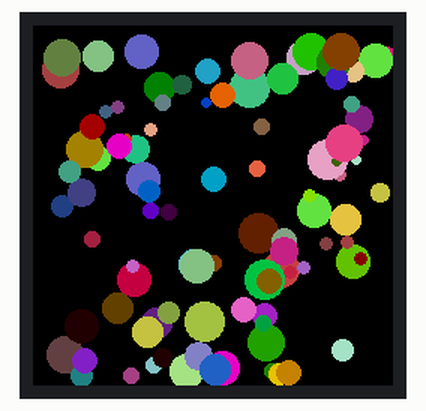
Recording of a program running on a simulated Raspberry Pi Pico running MicroPython. Shown: 240×240 colour display. Random numbers come from a fixed seed.

Above: at 0.09 s.
At 2.82 s:
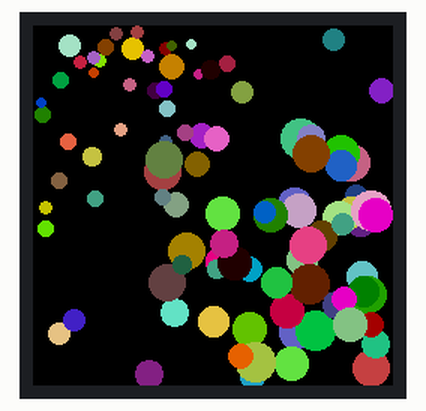
At 5.55 s:
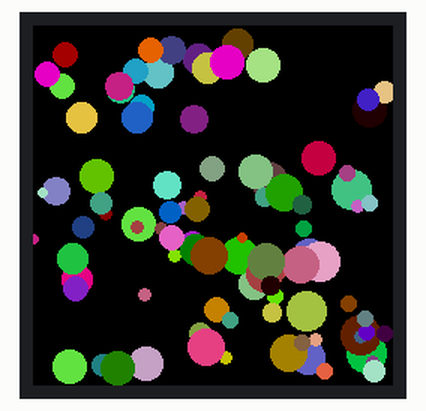
At 11.02 s:
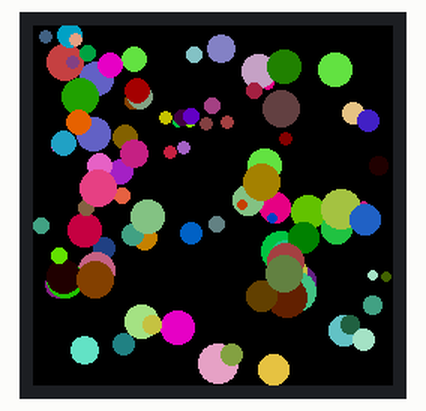
At 16.49 s:
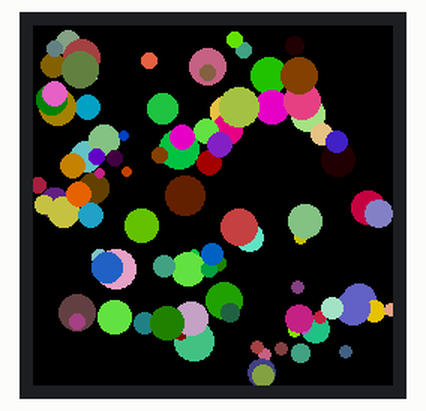
At 21.96 s:
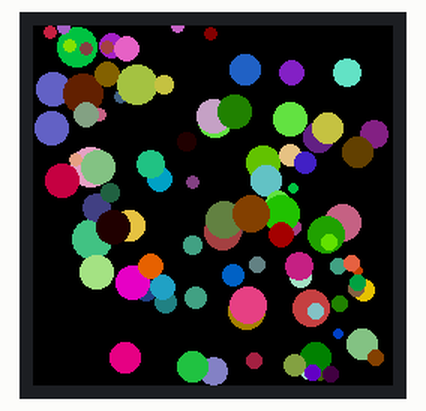

The program:

picographics-display-test.py
```python
import time
import random
from pimoroni_bus import SPIBus
from picographics import PicoGraphics, DISPLAY_LCD_240X240, PEN_RGB332
import lcd

lcd.LCD() #reset pin = 20
spibus = SPIBus(cs=17, dc=16, sck=18, mosi=19, bl=4)

display = PicoGraphics(display=DISPLAY_LCD_240X240, bus=spibus, pen_type=PEN_RGB332,rotate=0)
display.set_backlight(0.75)

WIDTH, HEIGHT = display.get_bounds()

# We're creating 100 balls with their own individual colour and 1 BG colour
# for a total of 101 colours, which will all fit in the custom 256 entry palette!


class Ball:
    def __init__(self, x, y, r, dx, dy, pen):
        self.x = x
        self.y = y
        self.r = r
        self.dx = dx
        self.dy = dy
        self.pen = pen


# initialise shapes
balls = []
for i in range(0, 100):
    r = random.randint(0, 10) + 3
    balls.append(
        Ball(
            random.randint(r, r + (WIDTH - 2 * r)),
            random.randint(r, r + (HEIGHT - 2 * r)),
            r,
            (14 - r) / 2,
            (14 - r) / 2,
            display.create_pen(random.randint(0, 255), random.randint(0, 255), random.randint(0, 255)),
        )
    )

BG = display.create_pen(0, 0, 0)

while True:
    display.set_pen(BG)
    display.clear()

    for ball in balls:
        ball.x += ball.dx
        ball.y += ball.dy

        xmax = WIDTH - ball.r
        xmin = ball.r
        ymax = HEIGHT - ball.r
        ymin = ball.r

        if ball.x < xmin or ball.x > xmax:
            ball.dx *= -1

        if ball.y < ymin or ball.y > ymax:
            ball.dy *= -1

        display.set_pen(ball.pen)
        display.circle(int(ball.x), int(ball.y), int(ball.r))

    display.update()
    time.sleep(0.01)
```

lcd.py
```python
from machine import Pin

CS = 17 #used
DC = 16 #used
SCK = 18
MOSI = 19
RST = 20 #used

class LCD():
    def __init__(self):
        self.cs = Pin(CS,Pin.OUT)
        self.rst = Pin(RST,Pin.OUT)
        self.cs(1)
        self.dc = Pin(DC,Pin.OUT)
        self.dc(1)
        self.rst(1)
        self.rst(0)
        self.rst(1)
```
